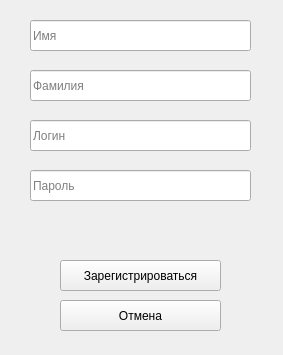
<?xml version="1.0" encoding="UTF-8"?>
<ui version="4.0">
 <class>Registration</class>
 <widget class="QWidget" name="Registration">
  <property name="geometry">
   <rect>
    <x>0</x>
    <y>0</y>
    <width>283</width>
    <height>355</height>
   </rect>
  </property>
  <property name="windowTitle">
   <string>Form</string>
  </property>
  <widget class="QLineEdit" name="name_text">
   <property name="geometry">
    <rect>
     <x>30</x>
     <y>20</y>
     <width>221</width>
     <height>31</height>
    </rect>
   </property>
   <property name="text">
    <string/>
   </property>
   <property name="placeholderText">
    <string>Имя</string>
   </property>
  </widget>
  <widget class="QLineEdit" name="lastname_next">
   <property name="geometry">
    <rect>
     <x>30</x>
     <y>70</y>
     <width>221</width>
     <height>31</height>
    </rect>
   </property>
   <property name="placeholderText">
    <string>Фамилия</string>
   </property>
  </widget>
  <widget class="QLineEdit" name="login_textReg">
   <property name="geometry">
    <rect>
     <x>30</x>
     <y>120</y>
     <width>221</width>
     <height>31</height>
    </rect>
   </property>
   <property name="placeholderText">
    <string>Логин</string>
   </property>
  </widget>
  <widget class="QLineEdit" name="password_textReg">
   <property name="geometry">
    <rect>
     <x>30</x>
     <y>170</y>
     <width>221</width>
     <height>31</height>
    </rect>
   </property>
   <property name="placeholderText">
    <string>Пароль</string>
   </property>
  </widget>
  <widget class="QPushButton" name="zaregBtn">
   <property name="geometry">
    <rect>
     <x>60</x>
     <y>260</y>
     <width>161</width>
     <height>31</height>
    </rect>
   </property>
   <property name="text">
    <string>Зарегистрироваться</string>
   </property>
  </widget>
  <widget class="QPushButton" name="cancelBtn">
   <property name="geometry">
    <rect>
     <x>60</x>
     <y>300</y>
     <width>161</width>
     <height>31</height>
    </rect>
   </property>
   <property name="text">
    <string>Отмена</string>
   </property>
  </widget>
 </widget>
 <resources/>
 <connections/>
</ui>
